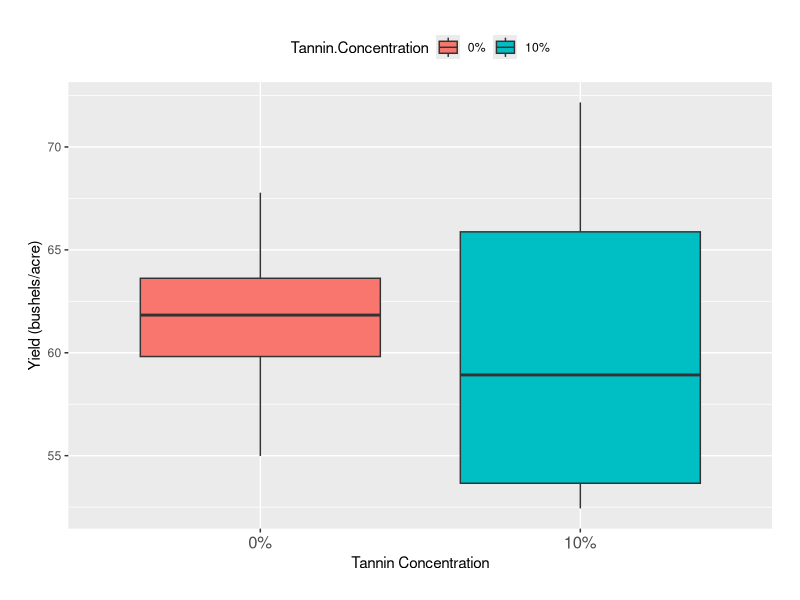

Reproduce this figure in R. (Note: this script raises an error after producing the figure.)
## ---- chunk 1
#| echo: true
#| include: false
library(tidyverse)
library(glmmTMB)
library(ggplot2)
## ---- chunk 2
# Read the data
yield_data <- read.csv("yield_data.csv", header=TRUE)
## ---- chunk 3
yield_data
## ---- chunk 4
ggplot(yield_data, aes(x = Tannin.Concentration, y = Yield, fill = Tannin.Concentration)) +
  geom_boxplot() +
  labs(
    x = "Tannin Concentration",
    y = "Yield (bushels/acre)"
  ) +
  theme(
    legend.position = "top",  # Remove the legend
    plot.margin = margin(t = 20, b = 20, l = 20, r = 20),  # Add space between the figure and the edges
    strip.text = element_text(size = 12),
    axis.text.x = element_text(size = 12)
  )

## ---- chunk 5
# Linear Regression for Yield (Bushels/Acre)

mem_yield_1 <- glmmTMB(Yield ~ Tannin.Concentration, data = yield_data)

mem_yield_2 <- glmmTMB(Yield ~ Tannin.Concentration + Plot, data = yield_data) # Plot main effect

mem_yield_3 <- glmmTMB(Yield ~ Tannin.Concentration + (1 | Plot), data = yield_data) # Plot random effect
## ---- chunk 6
# Compare models using likelihood ratio test
anova(mem_yield_1, mem_yield_2, mem_yield_3)
## ---- chunk 7
AIC(mem_yield_1, mem_yield_2, mem_yield_3)
## ---- chunk 8
summary(mem_yield_2)
## ---- chunk 9
anova_yield_1 <- aov(Yield ~ Tannin.Concentration, data = yield_data)

anova_yield_2 <- aov(Yield ~ Tannin.Concentration + Plot, data = yield_data)
## ---- chunk 10
AIC(anova_yield_1, anova_yield_2)
## ---- chunk 11
summary(anova_cam_2)
